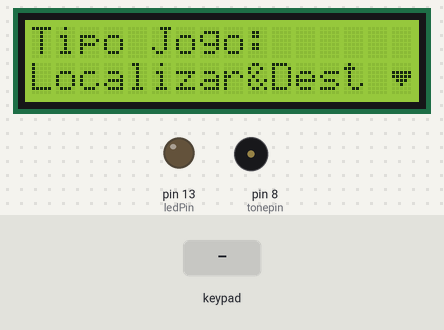
The sketch below on a simulated Arduino Uno, built with avr-gcc and run on an emulated ATmega328P. Shown: 16×2 character LCD, output pins drawn as LEDs (lit = HIGH), buzzer (waves = sounding). The test bench sets the inputs (shaded band).

Above: at 8.6 s.
8.7 s: key '*' pressed
At 9.4 s:
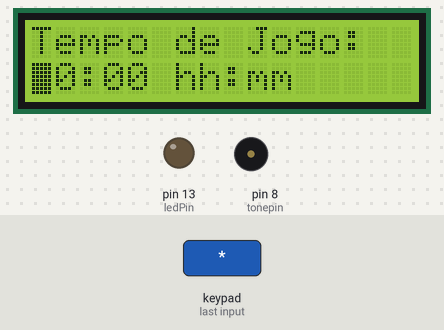
10.4 s: keypad keys 1 2 3 4 * pressed 0.4 s apart
At 13.5 s:
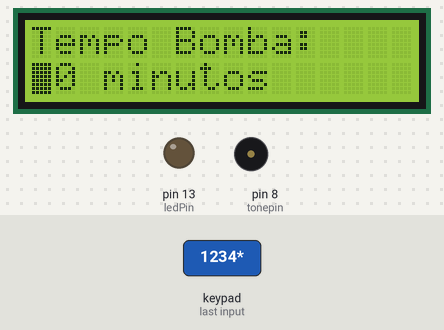
13.9 s: keypad keys 1 3 9 7 * pressed 0.4 s apart
At 16.1 s:
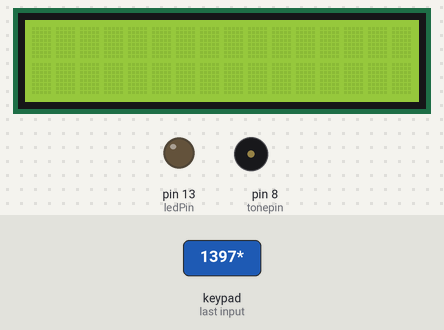
17.4 s: key 'D' pressed
At 18.2 s:
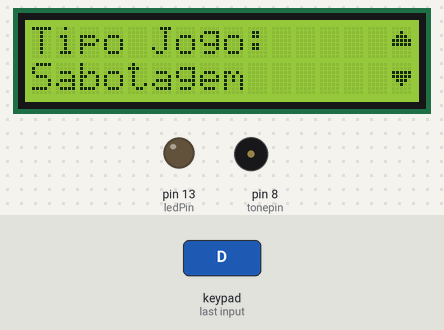
19.0 s: keypad keys 1 2 3 4 D pressed 0.4 s apart
At 21.2 s:
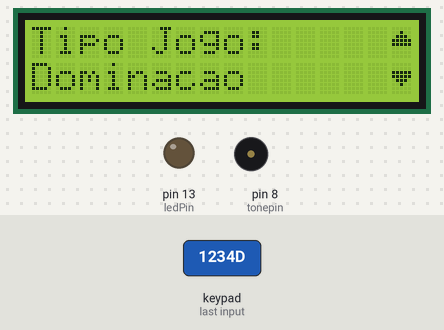
22.5 s: keypad keys 1 3 9 7 D pressed 0.4 s apart
At 24.5 s:
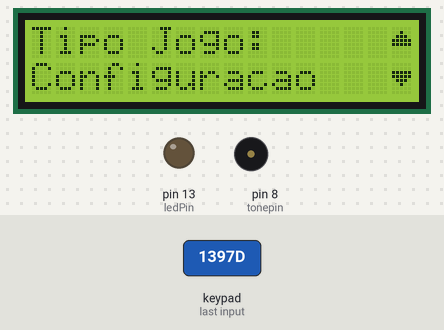
Timing chart, 0 to 26.0 s (numbered marks = the images above; inputs shaded):
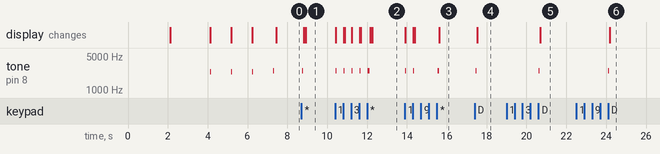

Measured:
- after the input at 8.7 s, tone on pin 8 (tonepin): silent → 2489 Hz at once, → silent 0.03 s later; the display: first changes after 0.11 s (image 1 shows a later state)
- after the input at 10.4 s, tone on pin 8 (tonepin): goes 4 × (2489 Hz 0.03 s, silent 0.37 s), 2489 Hz 0.03 s, silent 0.02 s, 2489 Hz 0.03 s, then silent, starting at once; the display: first changes at once (image 2 shows a later state)
- after the input at 13.9 s, tone on pin 8 (tonepin): plays 2489 Hz for 0.03 s, 2489 Hz for 0.03 s, 2489 Hz for 0.03 s, 2489 Hz for 0.03 s, starting at once; the display: first changes at once (image 3 shows a later state)
- after the input at 17.4 s, tone on pin 8 (tonepin): silent → 2489 Hz after 0.05 s, → silent 0.03 s later; the display: changes after 0.12 s (image 4)
- after the input at 19.0 s, tone on pin 8 (tonepin): silent → 2489 Hz after 1.6 s, → silent 0.03 s later; the display: changes after 1.7 s (image 5)
- after the input at 22.5 s, tone on pin 8 (tonepin): silent → 2489 Hz after 1.6 s, → silent 0.03 s later; the display: changes after 1.7 s (image 6)

The sketch:

Phaser.ino
```cpp
// (licence header left out)
/*
 * Phaser 1.0.0
 *
 * The Phaser is a fake airsoft bomb. It has 3 game modes
 * search and destroy, sabotage and domination.
 * It uses RFID cards to release the disarm code.
 *
 *
 */

#include <Wire.h>
#include <LiquidCrystal_I2C.h>
#include <Keypad.h>
#include "Pitches.h"

#pragma GCC diagnostic ignored "-Wwrite-strings"

#define tonepin 8      // Buzzer Pin
#define TickSound 1000
#define TockSound 500

#define btNext 'D'   // Next button
#define btPrev 'C'   // Previous button
#define btEnter '*'  // Enter button
#define btCancel '#' // Cancel button

/********************* VARIABLES ************************/

// Pin 13 has an LED connected on most Arduino boards.
const byte ledPin = 13;

// SOUND TONES
boolean soundEnable = true;

// Keyboard
const byte ROWS = 4; // Four rows
const byte COLS = 4; // Four columns
char keys[ROWS][COLS] = {
  {'1','2','3','A'},
  {'4','5','6','B'},
  {'7','8','9','C'},
  {'*','0','#','D'}
};

byte rowPins[ROWS] = {4, 3, 2, A1}; // Connect to the row pinouts of the keypad
byte colPins[COLS] = {7, 6, 5, A2}; // Connect to the column pinouts of the keypad

// Game control variables
boolean sdStatus = false; // Is Search and Destroy game
boolean saStatus = false; // Is Sabotage game
boolean doStatus = false; // for Demolition game
boolean baStatus = false; // Is Battery check
boolean stStatus = false; // Is Settings
boolean start = true;
boolean defusing;
boolean cancel;

// TIME DEFAULTS
byte time[4];
int GAMEHOURS = 0;        // Default hours of the game
int GAMEMINUTES = 45;     // Default minutes of the game
int BOMBMINUTES = 4;      // Default bomb minutes before explosion
int ACTIVATESECONDS = 5;  // Default time to bomb activation

/*********************************************************/

// Initialize the library with the numbers of the interface pins
Keypad keypad = Keypad( makeKeymap(keys), rowPins, colPins, ROWS, COLS );

// Initialize the library with the numbers of the interface pins
LiquidCrystal_I2C lcd(0x3F, 16, 2); // set the LCD address to 0x27 for a 16 chars and 2 line display

void setup() {
  // Initialize the digital pin as an output.
  pinMode(ledPin, OUTPUT);

  // Initialize the buzzer pin as an output.
  pinMode(tonepin, OUTPUT);

  lcd.init(); //initialize the lcd
  lcd.backlight(); //open the backlight

  // Clear lcd and set cursor to 0,0
  cls();

  lcd.setCursor(1, 0);
  lcd.print("AIRSOFT SYSTEM");
  lcd.setCursor(2, 1);
  lcd.print("PHASER v1.0.0");
  delay(2000);

  // Clear lcd and set cursor to 0,0
  cls();

  lcd.print("COPYRIGHT 2018");
  lcd.setCursor(0, 1);
  lcd.print("Joao Brandao");
  delay(2000);

  lcd.clear();

  lcd.setCursor(4, 0);
  lcd.print("A INICIAR");

  lcd.setCursor(6, 1);
  lcd.print("EM 3");
  beep(NOTE_D7, 20);
  delay(1000);

  lcd.setCursor(6, 1);
  lcd.print("EM 2");
  beep(NOTE_D7, 20);
  delay(1000);

  lcd.setCursor(6, 1);
  lcd.print("EM 1");
  beep(NOTE_D7, 20);
  delay(1000);
  beep(NOTE_DS7, 20);

  // Configure the bars of progress bar
  createArrowAndProgressBars();

  // Clear lcd and set cursor to 0,0
  cls();
}

void loop() {
  mainMenu();
}

/******************* MAIN HELPERS **************************/

void createArrowAndProgressBars() {
   byte bar1[8] = {
    B10000,
    B10000,
    B10000,
    B10000,
    B10000,
    B10000,
    B10000,
    B10000,
  };
  byte bar2[8] = {
    B11000,
    B11000,
    B11000,
    B11000,
    B11000,
    B11000,
    B11000,
    B11000,
  };
  byte bar3[8] = {
    B11100,
    B11100,
    B11100,
    B11100,
    B11100,
    B11100,
    B11100,
    B11100,
  };
  byte bar4[8] = {
    B11110,
    B11110,
    B11110,
    B11110,
    B11110,
    B11110,
    B11110,
    B11110,
  };
  byte bar5[8] = {
    B11111,
    B11111,
    B11111,
    B11111,
    B11111,
    B11111,
    B11111,
    B11111,
  };
  byte up[8] = {
    B00000,
    B00100,
    B01110,
    B11111,
    B11111,
    B00000,
    B00000,
  };

  byte down[8] = {
    B00000,
    B00000,
    B11111,
    B11111,
    B01110,
    B00100,
    B00000,
  };

  lcd.createChar(0, bar1);
  lcd.createChar(1, bar2);
  lcd.createChar(2, bar3);
  lcd.createChar(3, bar4);
  lcd.createChar(4, bar5);
  lcd.createChar(5, up);
  lcd.createChar(6, down);
}
```

Helpers.ino
```cpp
/*
 *  Utilities
 */

 void cls()
 {
  lcd.clear();
  lcd.setCursor(0, 0);
}

void checkArrows(byte i,byte max)
{

  if(i == 0){
    lcd.setCursor(15, 1);
    lcd.write(6);
  }

  if(i == max){
    lcd.setCursor(15 ,0);
    lcd.write(5);
  }

  if(i > 0 && i< max){
    lcd.setCursor(15, 1);
    lcd.write(6);
    lcd.setCursor(15, 0);
    lcd.write(5);
  }
}

void beep(int note, int duration)
{
  if(soundEnable)
  {
    tone(tonepin, note, duration);
    delay(50);
  }
}

void tickSound()
{
  if(soundEnable)
  {
    tone(tonepin, TickSound, 20);
  }
}

void tockSound()
{
  if(soundEnable)
  {
    tone(tonepin, TockSound, 20);
  }
}
```

Keys.ino
```cpp
/*
 * Keyboard methods
 */

byte getRealNumber()
{
  while(1)
  {
    char key = keypad.waitForKey();

    if (key)
    {
      switch (key)
      {
        case '1':
          return 1;
          break;
        case '2':
          return 2;
          break;
        case '3':
          return 3;
          break;
        case '4':
          return 4;
          break;
        case '5':
          return 5;
          break;
        case '6':
          return 6;
        case '7':
          return 7;
          break;
        case '8':
          return 8;
          break;
        case '9':
          return 9;
          break;
          case '0':
          return 0;
          break;
        default:
          return 11;
          break;
      }
    }
    return 11;
  }
}
```

Language.ino
```cpp
/*
 * Resources
 */

char* menu1[]={"Localizar&Dest", "Sabotagem", "Dominacao", "Configuracao", "Battery Status" };
char* menu2[]={"Game Config","Sound Config", "Mosfet Teste", "Auto Teste" };

const char* OK = "ok?";

const char* GAME_TYPE = "Tipo Jogo:";

const char* GAME_TIME = "Tempo de Jogo:";

const char* BOMB_TIME = "Tempo Bomba:";

const char* ZERO_HOURS = "00:00 hh:mm";

const char* ZERO_MINUTES = "00 minutos";

const char* ARM_TIME = "Arm Time:";

const char* ZERO_SECS = "00 segundos";

const char* ENABLE_SOUND = "Enable Sound?";

const char* YES_OR_NOT = "A : Yes B : No";

const char* ENABLE_MOSFET = "Enable Mosfet?";

const char* ENABLE_CODE = "Enable Code Arm?";

const char* GAME_TIME_TOP = "GAME TIME";

const char* ARMING_BOMB = "ARMING BOMB";

const char* ENTER_CODE = "Enter Code";

const char* CODE_ERROR = "Code Error!";

const char* BOMB_ARMED = "BOMB ARMED";

const char* DETONATION_IN = "DETONATION IN";

const char* DISARMING = "DISARMING BOMB" ;

const char* DISARM = "DISARMING";

const char* GAME_OVER = " GAME OVER! ";

const char* DEFENDERS_WIN = " DEFENDERS WIN ";
```

Menu.ino
```cpp
/*
 * Game menus
 */

void mainMenu() {

  keypad.setHoldTime(50);
  keypad.setDebounceTime(50);

  // Menu position
  int menuPos = 0;

  // If whe start a new game from another we need to restart propertly this variables
  sdStatus = false;
  saStatus = false;
  doStatus = false;
  baStatus = false;
  stStatus = false;

  printMenuOption(menuPos);

  while(1)
  {
    char key = keypad.waitForKey();

    if(key == btPrev && menuPos > 0)
    {
        beep(NOTE_DS7, 30);
        menuPos--;
        printMenuOption(menuPos);
        delay(50);
    }

    if(key == btNext && menuPos < 4)
    {
        beep(NOTE_DS7, 30);
        menuPos++;
        printMenuOption(menuPos);
        delay(50);
    }

    if(key == btEnter)
    {
      beep(NOTE_DS7, 30);
      cls();
      switch (menuPos)
      {
        case 0:  // Search and Destroy Game
          sdStatus = true;
          configQuickGame();
          //startGameCount();
          //startSearchDestroy();
          break;
         case 1:
          saStatus = true;
          //configQuickGame();
          //startGameCount();
          //startSabotage();
          break;
        case 2:
          doStatus = true;
          //configQuickGame();
          //startGameCount();
          //domination();
          break;
        case 3:
          stStatus = true;
          //startConfig();
          break;
        case 4:
          baStatus = true;
          //startBattery();
          break;
      }
    }
  }
}

void printMenuOption(int pos) {
  // Clear lcd and set cursor to 0,0
  cls();
  lcd.print(GAME_TYPE);
  lcd.setCursor(0, 1);
  lcd.print(menu1[pos]);
  checkArrows(pos, 4);
}

void configQuickGame()
{
  cls();

  // GAME TIME
  if(sdStatus || doStatus || saStatus)
  {
    menu1:
    cls();
    lcd.print(GAME_TIME);
    delay(100);

    lcd.setCursor(0, 1);
    lcd.print(ZERO_HOURS);
    lcd.cursor();
    lcd.blink();
    lcd.setCursor(0, 1);

    byte var2 = 0;
    for(int i = 0;i < 4;i++)
    {
      while(1)
      {
        if(i == 2 && var2 == 0)
        {
          lcd.print(":");
          var2 = 1;
        }

        byte varu= getRealNumber();
        if(varu != 11)
        {
          time[i] =  varu;
          lcd.print(varu);
          beep(NOTE_DS7, 30);
          break;
        }
      }
    }

    lcd.noCursor();
    lcd.noBlink();
    lcd.setCursor(13, 1);
    lcd.print(OK);
    // Save the select items
    while(1)
    {
      char key = keypad.waitForKey();

      if(key == btEnter) // select button
      {
        beep(NOTE_DS7, 30);
        GAMEMINUTES = ((time[0] * 600) + (time[1] * 60) + (time[2] * 10) + (time[3]));
        break;
      }

      if(key == btCancel) // Cancel or Back Button
      {
        beep(NOTE_DS7, 30);
        goto menu1;
      }
    }
    beep(NOTE_DS7, 30);
    cls();
  }

  // BOMB TIME
  if(sdStatus || saStatus)
  {
    menu2:
    cls();
    lcd.print(BOMB_TIME);
    delay(100);
    lcd.setCursor(0, 1);
    lcd.print(ZERO_MINUTES);
    lcd.cursor();
    lcd.blink();
    lcd.setCursor(0,1);
    for(int i = 0;i < 2;i++)
    {
      while(1)
      {
        byte varu= getRealNumber();
        if(varu != 11)
        {
          time[i] =  varu;
          lcd.print(varu);
          beep(NOTE_DS7, 30);
          break;
        }
      }
    }
    lcd.noCursor();
    lcd.noBlink();
    lcd.setCursor(13,1);
    lcd.print(OK);
    // Save the select items
    while(1)
    {
      char key = keypad.waitForKey();
      if(key == btEnter) // select button
      {
        beep(NOTE_DS7, 30);
        BOMBMINUTES = ((time[0] * 10 )+ (time[1]));
        break;
      }

      if(key == btCancel) // Cancel or Back Button
      {
        beep(NOTE_DS7, 30);
        goto menu2;
      }
    }
    beep(NOTE_DS7, 30);
    cls();
  }
  cls();


}
```

Pitches.h
```cpp
/*************************************************
 * Public Constants
 *************************************************/

#define NOTE_B0  31
#define NOTE_C1  33
#define NOTE_CS1 35
#define NOTE_D1  37
#define NOTE_DS1 39
#define NOTE_E1  41
#define NOTE_F1  44
#define NOTE_FS1 46
#define NOTE_G1  49
#define NOTE_GS1 52
#define NOTE_A1  55
#define NOTE_AS1 58
#define NOTE_B1  62
#define NOTE_C2  65
#define NOTE_CS2 69
#define NOTE_D2  73
#define NOTE_DS2 78
#define NOTE_E2  82
#define NOTE_F2  87
#define NOTE_FS2 93
#define NOTE_G2  98
#define NOTE_GS2 104
#define NOTE_A2  110
#define NOTE_AS2 117
#define NOTE_B2  123
#define NOTE_C3  131
#define NOTE_CS3 139
#define NOTE_D3  147
#define NOTE_DS3 156
#define NOTE_E3  165
#define NOTE_F3  175
#define NOTE_FS3 185
#define NOTE_G3  196
#define NOTE_GS3 208
#define NOTE_A3  220
#define NOTE_AS3 233
#define NOTE_B3  247
#define NOTE_C4  262
#define NOTE_CS4 277
#define NOTE_D4  294
#define NOTE_DS4 311
#define NOTE_E4  330
#define NOTE_F4  349
#define NOTE_FS4 370
#define NOTE_G4  392
#define NOTE_GS4 415
#define NOTE_A4  440
#define NOTE_AS4 466
#define NOTE_B4  494
#define NOTE_C5  523
#define NOTE_CS5 554
#define NOTE_D5  587
#define NOTE_DS5 622
#define NOTE_E5  659
#define NOTE_F5  698
#define NOTE_FS5 740
#define NOTE_G5  784
#define NOTE_GS5 831
#define NOTE_A5  880
#define NOTE_AS5 932
#define NOTE_B5  988
#define NOTE_C6  1047
#define NOTE_CS6 1109
#define NOTE_D6  1175
#define NOTE_DS6 1245
#define NOTE_E6  1319
#define NOTE_F6  1397
#define NOTE_FS6 1480
#define NOTE_G6  1568
#define NOTE_GS6 1661
#define NOTE_A6  1760
#define NOTE_AS6 1865
#define NOTE_B6  1976
#define NOTE_C7  2093
#define NOTE_CS7 2217
#define NOTE_D7  2349
#define NOTE_DS7 2489
#define NOTE_E7  2637
#define NOTE_F7  2794
#define NOTE_FS7 2960
#define NOTE_G7  3136
#define NOTE_GS7 3322
#define NOTE_A7  3520
#define NOTE_AS7 3729
#define NOTE_B7  3951
#define NOTE_C8  4186
#define NOTE_CS8 4435
#define NOTE_D8  4699
#define NOTE_DS8 4978
```
